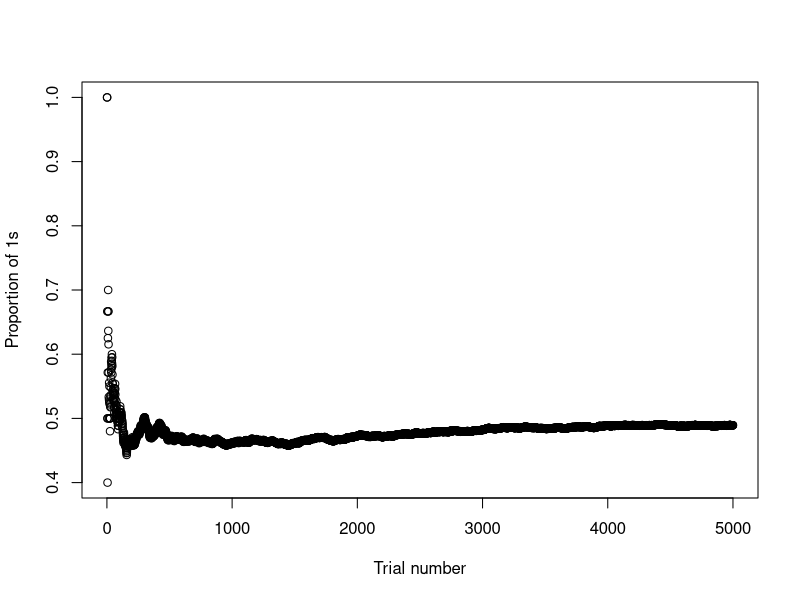
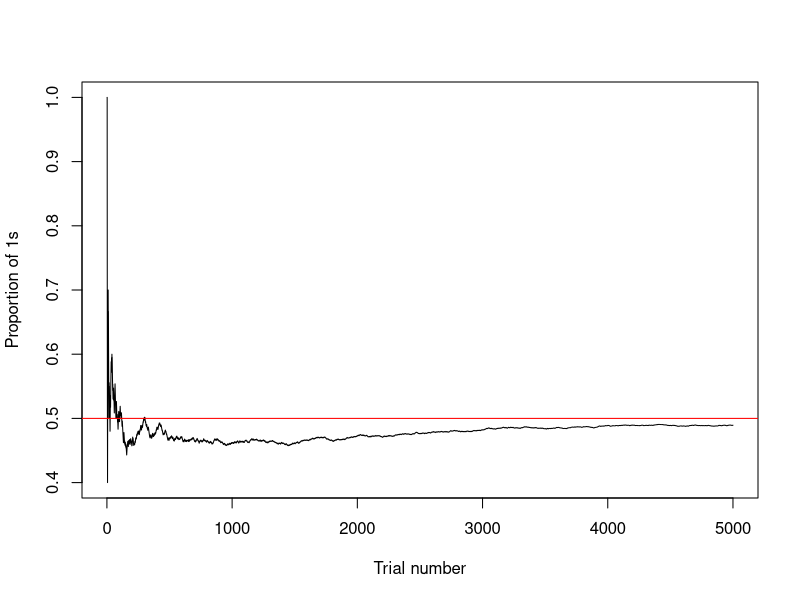

The R source for these figures, in order:
## ---- chunk 1
knitr::opts_chunk$set(echo = TRUE)
## ---- chunk 2
### simple conditional (Boolean) statements
3 == 3
3 == 4
3 != 4
3 > 4
3 <= 4

5 %% 3 == 0
5 %% 3 == 2

### multiple conditions
# and
3 == 3 & 3 > 4
# or
3 == 3 | 3 > 4
# > 2 conditions
3 == 3 | (3 > 4 & 5 != 6)

!TRUE


## ---- chunk 3
# after a complex calculation X becomes 3
x <- 3

if (x == 3) {
    print("x is equal to 3")
    # other commands that should be executed if the statement is true go here
}
## ---- chunk 4
# after a complex calculation X becomes 5
x <- 5

if (x == 3) {
    print("x is equal to 3")
    # other commands that should be executed if this first statement is true go here
} else if (x > 3) {
    print("x is greater than 3")
    # other commands that should be executed if this second statement is true go here
}
## ---- chunk 5
# after a complex calculation X becomes 1
x <- 1

if (x == 3) {
    print("x is equal to 3")
    # other commands that should be executed if this first statement is true go here
} else if (x > 3) {
    print("x is greater than 3")
    # other commands that should be executed if this second statement is true go here
} else {
    print("x is less than 3")
    # other commands that should be executed if no condition is true go here
}
## ---- chunk 6
# initialize
current_number <- 1
while(current_number <= 10) {
    # execute any commands
    print(paste("Current #:", current_number))
    # update
    current_number <- current_number + 1
}
## ---- chunk 7
for (i in 1:10) {
    # execute any commands
    print(paste("Current #:", i))
}
## ---- chunk 8
for (i in 1:100) {
    if (i %% 3 == 0) {
        print("Fizz")
    } else if (i %% 5 == 0) {
        print("Buzz")
    } else {
        print(i)
    }
}
## ---- chunk 9
for (i in 1:100) {
    if (i %% 3 == 0 & i %% 5 == 0) {
        print("FizzBuzz")
    } else if (i %% 3 == 0) {
        print("Fizz")
    } else if (i %% 5 == 0) {
        print("Buzz")
    } else {
        print(i)
    }
}
## ---- chunk 10
pow <- function(x, y) {
    output <- x ^ y
    return(output)
}
## ---- chunk 11
pow(2, 3)
## ---- chunk 12
pow2 <- function(x, y = 2) {
    output <- x ^ y
    return(output)
}
pow2(3)
pow2(3, 3)
## ---- chunk 13
fizz_buzz <- function(number) {
    if (number %% 3 == 0 & number %% 5 == 0) {
        return("FizzBuzz")
    }
    
    if (number %% 3 == 0) {
        return("Fizz")
    }
    
    if (number %% 5 == 0) {
        return("Buzz")
    }
    return(number)
}

fizz_buzz(2)
fizz_buzz(3)
fizz_buzz(5)
fizz_buzz(15)

sapply(1:100, fizz_buzz)
?sapply
## ---- chunk 14
mat <- matrix(rnorm(30), nrow = 5, ncol = 6)
sample_types <- c("Tumor", "Tumor", "Tumor", "Control", "Control")

?apply
# apply mean to each row
apply(mat, 1, mean)

# apply sd to each column
apply(mat, 2, sd)
## ---- chunk 15
# Apply a function over a list or vector
sapply(mat[1, ], function(x) x^3)
## ---- chunk 16
# Apply a function over a ragged array
# mean values of 1st variable per sample type
tapply(mat[, 1], sample_types, mean)
## ---- chunk 17
# by this you get the same answer all the time
set.seed(321)

# number of trials
n <- 5000

# tossing coins
results <- c() # to store results
average_at_i <- c() # to store averages (will approximate 0.5)
for (i in 1:n) {
    current_res <- sample(c(0, 1), 1)
    results <- c(results, current_res)
    average_at_i <- c(average_at_i, mean(results))
}

# plot resulting averages by each trial
plot(average_at_i, xlab = "Trial number", ylab = "Proportion of 1s")
plot(average_at_i, xlab = "Trial number", ylab = "Proportion of 1s", type = "l")
abline(h = 0.5, col = "red")
